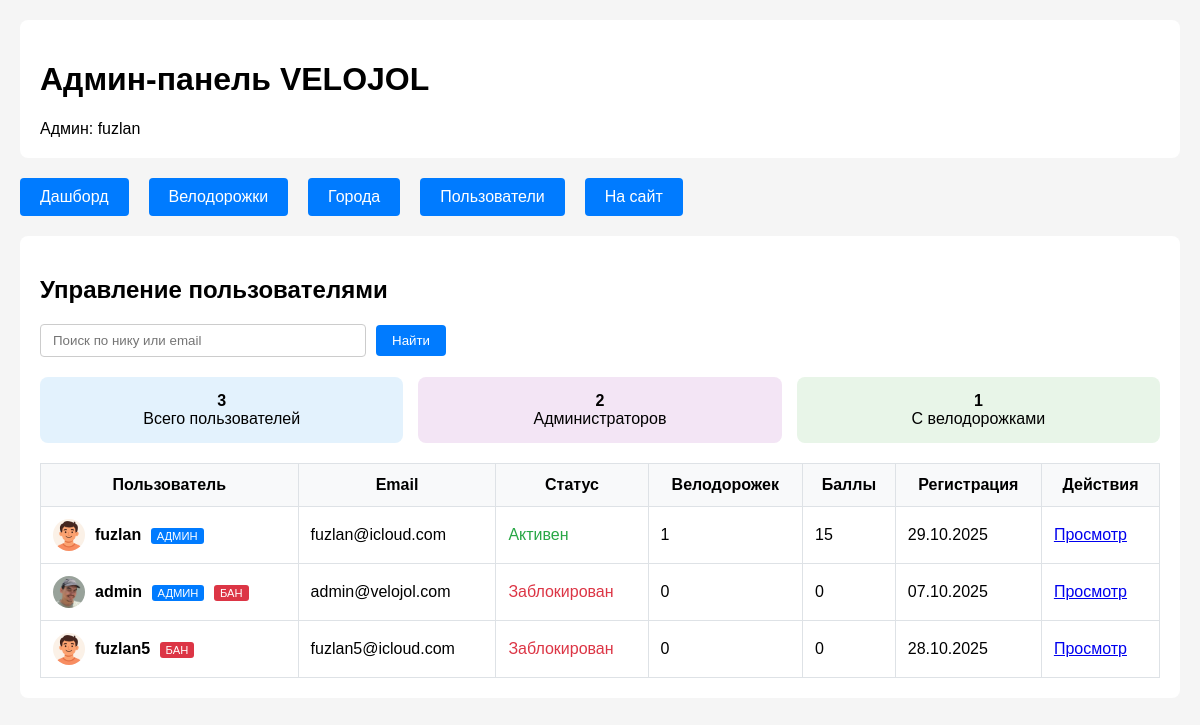
The app's page /admin/users (signed in) with its own data.
### app/models/user.py (models this page shows, shortened)
class User(UserMixin, db.Model):
    __tablename__ = 'users'
    id = db.Column(db.Integer, primary_key=True)
    email = db.Column(db.String(120), unique=True, nullable=False, index=True)
    password_hash = db.Column(db.String(128), nullable=False)
    nickname = db.Column(db.String(64), unique=True, nullable=False, index=True)
    is_admin = db.Column(db.Boolean, default=False, nullable=False)
    is_banned = db.Column(db.Boolean, default=False, nullable=False)
    ban_reason = db.Column(db.Text, nullable=True)
    manual_score = db.Column(db.Integer, default=0, nullable=False)  # Баллы от админа
    banned_at = db.Column(db.DateTime, nullable=True)
    banned_by = db.Column(db.Integer, db.ForeignKey('users.id'), nullable=True)
    avatar_url = db.Column(db.String(256))
    strava_url = db.Column(db.String(256))
    komoot_url = db.Column(db.String(256))
    telegram_url = db.Column(db.String(256))
    instagram_url = db.Column(db.String(256))
    created_at = db.Column(db.DateTime, default=lambda: datetime.now(timezone.utc), nullable=False)
    updated_at = db.Column(db.DateTime, default=lambda: datetime.now(timezone.utc), onupdate=lambda: datetime.now(timezone.utc))
    bikelanes = db.relationship('BikeLane', foreign_keys='BikeLane.user_id', backref='author', lazy='dynamic')
    notifications = db.relationship('Notification', backref='user', lazy='dynamic')
    @property
    def display_avatar(self):
        print(f"DEBUG: display_avatar called, avatar_url = {self.avatar_url}")
        if self.avatar_url:
            if self.avatar_url.startswith('uploads/'):
                avatar_url = url_for('static', filename=self.avatar_url)
                print(f"DEBUG: Generated avatar URL: {avatar_url}")
                return avatar_url
            elif self.avatar_url.startswith('http'):
                return self.avatar_url
            else:
                return url_for('static', filename=self.avatar_url)
        default_url = url_for('static', filename='img/avatar-placeholder.jpg')
        print(f"DEBUG: Using default avatar: {default_url}")
        return default_url
    def get_bikelanes_count(self):
        return self.bikelanes.count()
    def get_total_score(self):
        approved_bikelanes = self.bikelanes.filter_by(status='approved')
        return sum(bl.score for bl in approved_bikelanes if bl.score) + self.manual_score

### app/models/bikelane.py (models this page shows, shortened)
class BikeLane(db.Model):
    __tablename__ = 'bikelanes'
    id = db.Column(db.Integer, primary_key=True)
    title = db.Column(db.String(200), nullable=False)
    description = db.Column(db.Text, nullable=False)
    city_id = db.Column(db.Integer, db.ForeignKey('cities.id'), nullable=True)
    city = db.Column(db.String(100), nullable=False)
    geometry = db.Column(db.Text, nullable=False)
    track_type = db.Column(db.String(50), nullable=False)
    quality = db.Column(db.Integer, nullable=False)
    has_parking = db.Column(db.Boolean, default=False, nullable=False)
    has_markings = db.Column(db.Boolean, default=False, nullable=False)
    has_signs = db.Column(db.Boolean, default=False, nullable=False)
    overall_quality = db.Column(db.Integer, nullable=True)
    photos = db.Column(db.Text, default='[]')
    videos = db.Column(db.Text, default='[]')
    status = db.Column(db.Enum('pending', 'approved', 'rejected', name='bikelane_status'),
                      default='pending', nullable=False)
    score = db.Column(db.Integer, default=0)
    admin_comment = db.Column(db.Text, nullable=True)
    moderated_at = db.Column(db.DateTime, nullable=True)
    moderated_by = db.Column(db.Integer, db.ForeignKey('users.id'), nullable=True)
    created_at = db.Column(db.DateTime, default=datetime.utcnow, nullable=False)
    updated_at = db.Column(db.DateTime, default=datetime.utcnow, onupdate=datetime.utcnow)
    user_id = db.Column(db.Integer, db.ForeignKey('users.id'), nullable=True)
    moderator = db.relationship('User', foreign_keys=[moderated_by], backref='moderated_bikelanes')

### app/routes/admin/users.py (the view, shortened to what this page needs)
@bp.route('/users')
@admin_required
def users():
    page = request.args.get('page', 1, type=int)
    search = request.args.get('search', '').strip()
    per_page = 20
    query = User.query
    query = query.order_by(
        User.is_admin.desc(),
        User.created_at.desc()
    )
    users = query.paginate(
        page=page,
        per_page=per_page,
        error_out=False
    )
    stats = {
        'total_users': User.query.count(),
        'admin_users': User.query.filter_by(is_admin=True).count(),
        'users_with_bikelanes': db.session.query(User.id).join(BikeLane, User.id == BikeLane.user_id).distinct().count(),
        'active_users_30d': User.query.filter(
            User.created_at >= db.func.date('now', '-30 days')
        ).count()
    }
    return render_template('admin/users.html',
                         users=users,
                         search=search,
                         stats=stats)

### app/routes/admin/__init__.py (called while the page is built)
def admin_required(f):
    @wraps(f)
    @login_required
    def decorated_function(*args, **kwargs):
        if not current_user.is_admin:
            return redirect(url_for('main.index'))
        return f(*args, **kwargs)
    return decorated_function

### app/templates/admin/users.html (shortened to what this page needs)
{% extends "admin/base.html" %}
{% block content %}
<h2>Управление пользователями</h2>
<div style="margin-bottom: 20px;">
    <form method="get" style="display: flex; gap: 10px; align-items: center;">
        <input type="text" name="search" value="{{ search }}" placeholder="Поиск по нику или email"
               style="padding: 8px 12px; border: 1px solid #ccc; border-radius: 4px; width: 300px;">
        <button type="submit" style="background: #007bff; color: white; border: none; padding: 8px 16px; border-radius: 4px;">
            Найти
        </button>
    </form>
</div>
<div style="display: grid; grid-template-columns: repeat(auto-fit, minmax(200px, 1fr)); gap: 15px; margin-bottom: 20px;">
    <div style="background: #e3f2fd; padding: 15px; border-radius: 8px; text-align: center;">
        <strong>{{ stats.total_users }}</strong><br>
        Всего пользователей
    </div>
    <div style="background: #f3e5f5; padding: 15px; border-radius: 8px; text-align: center;">
        <strong>{{ stats.admin_users }}</strong><br>
        Администраторов
    </div>
    <div style="background: #e8f5e8; padding: 15px; border-radius: 8px; text-align: center;">
        <strong>{{ stats.users_with_bikelanes }}</strong><br>
        С велодорожками
    </div>
</div>
{% if users.items %}
<table style="width: 100%; border-collapse: collapse;">
    <thead>
        <tr style="background: #f8f9fa;">
            <th style="padding: 12px; border: 1px solid #dee2e6;">Пользователь</th>
            <th style="padding: 12px; border: 1px solid #dee2e6;">Email</th>
            <th style="padding: 12px; border: 1px solid #dee2e6;">Статус</th>
            <th style="padding: 12px; border: 1px solid #dee2e6;">Велодорожек</th>
            <th style="padding: 12px; border: 1px solid #dee2e6;">Баллы</th>
            <th style="padding: 12px; border: 1px solid #dee2e6;">Регистрация</th>
            <th style="padding: 12px; border: 1px solid #dee2e6;">Действия</th>
        </tr>
    </thead>
    <tbody>
        {% for user in users.items %}
        <tr>
            <td style="padding: 12px; border: 1px solid #dee2e6;">
                <div style="display: flex; align-items: center; gap: 10px;">
                    <img src="{{ user.display_avatar }}" alt="Аватар" style="width: 32px; height: 32px; border-radius: 50%; object-fit: cover;">
                    <div>
                        <strong>{{ user.nickname }}</strong>
                        {% if user.is_admin %}
                            <span style="background: #007bff; color: white; padding: 2px 6px; border-radius: 3px; font-size: 0.7em; margin-left: 5px;">АДМИН</span>
                        {% endif %}
                        {% if user.is_banned %}
                            <span style="background: #dc3545; color: white; padding: 2px 6px; border-radius: 3px; font-size: 0.7em; margin-left: 5px;">БАН</span>
                        {% endif %}
                    </div>
                </div>
            </td>
            <td style="padding: 12px; border: 1px solid #dee2e6;">{{ user.email }}</td>
            <td style="padding: 12px; border: 1px solid #dee2e6;">
                {% if user.is_banned %}
                    <span style="color: #dc3545;">Заблокирован</span>
                {% else %}
                    <span style="color: #28a745;">Активен</span>
                {% endif %}
            </td>
            <td style="padding: 12px; border: 1px solid #dee2e6;">{{ user.get_bikelanes_count() }}</td>
            <td style="padding: 12px; border: 1px solid #dee2e6;">{{ user.get_total_score() }}</td>
            <td style="padding: 12px; border: 1px solid #dee2e6;">{{ user.created_at.strftime('%d.%m.%Y') }}</td>
            <td style="padding: 12px; border: 1px solid #dee2e6;">
                <a href="{{ url_for('admin.view_user', user_id=user.id) }}" class="btn-sm btn-primary">Просмотр</a>
            </td>
        </tr>
        {% endfor %}
    </tbody>
</table>
{% else %}
<p>Пользователи не найдены.</p>
{% endif %}
{% endblock %}

### app/templates/admin/base.html (shortened to what this page needs)
<!DOCTYPE html>
<html lang="ru">
<head>
    <link rel="stylesheet" href="https://unpkg.com/leaflet@1.9.4/dist/leaflet.css" />
</head>
<body>
    <div class="header">
        <h1>Админ-панель VELOJOL</h1>
        <span>Админ: {{ current_user.nickname }}</span>
    </div>
    <nav class="nav">
        <a href="{{ url_for('admin.dashboard') }}">Дашборд</a>
        <a href="{{ url_for('admin.bikelanes') }}">Велодорожки</a>
        <a href="{{ url_for('admin.cities') }}">Города</a>
        <a href="{{ url_for('admin.users') }}">Пользователи</a>
        <a href="{{ url_for('main.index') }}">На сайт</a>
    </nav>
    <div class="content">
        {% block content %}{% endblock %}
    </div>
</body>
</html>

### app/templates/admin/base.html (style rules this page uses)
body { font-family: Arial, sans-serif; margin: 0; padding: 20px; background: #f5f5f5; }
.header { background: white; padding: 20px; margin-bottom: 20px; border-radius: 8px; }
.nav { display: flex; gap: 20px; margin-bottom: 20px; }
.nav a { padding: 10px 20px; background: #007bff; color: white; text-decoration: none; border-radius: 4px; }
.content { background: white; padding: 20px; border-radius: 8px; }

### records on screen
User: nickname "fuzlan", shows "АДМИН", email "fuzlan@icloud.com", is_banned "Активен", get_bikelanes_count "1", get_total_score "15", created_at "29.10.2025"
User: display_avatar (picture), nickname "admin", is_admin "АДМИН", is_banned "БАН", email "admin@velojol.com", get_bikelanes_count "0", get_total_score "0", created_at "07.10.2025"
User: nickname "fuzlan5", is_banned "БАН", email "fuzlan5@icloud.com", get_bikelanes_count "0", get_total_score "0", created_at "28.10.2025"

### other values on screen
{{ stats.total_users }} "3"
{{ stats.admin_users }} "2"
{{ stats.users_with_bikelanes }} "1"
